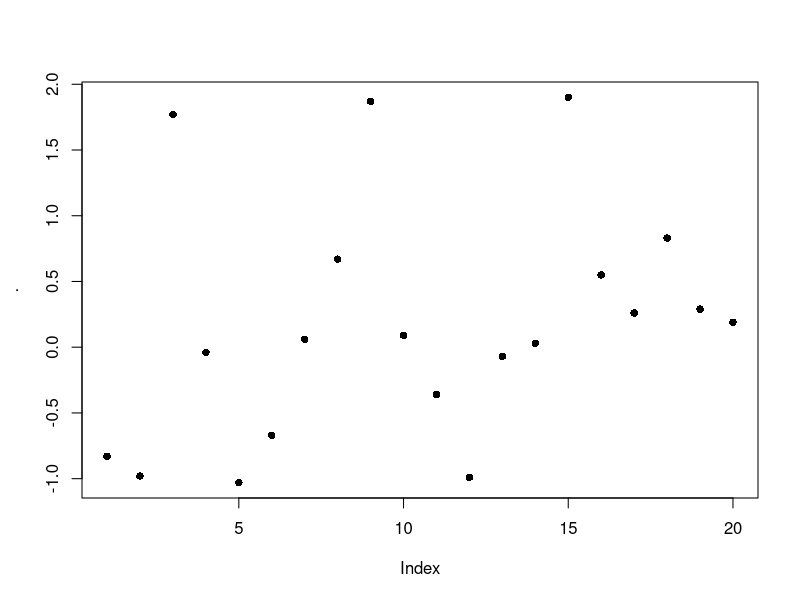
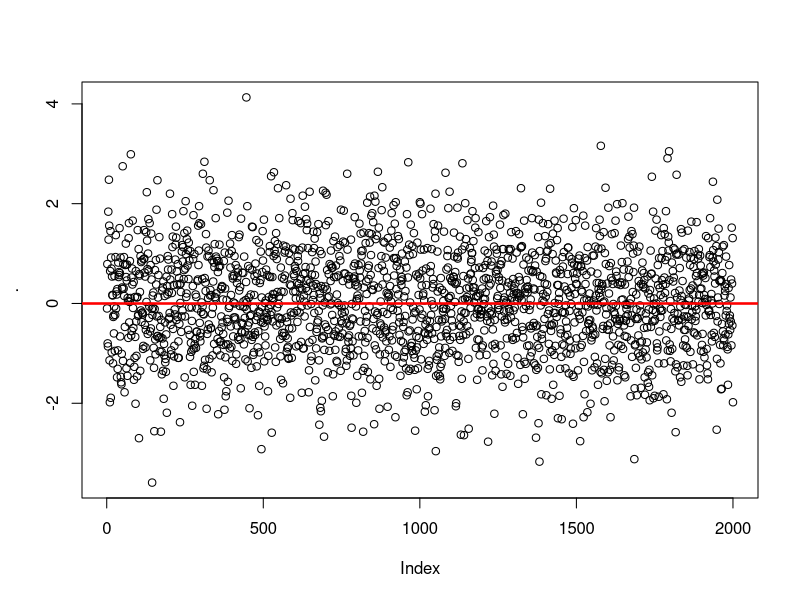

These figures' R source, in order: (Note: this script raises an error after producing the figures.)
# __________________________________________________________________
# R VOCABULARY 
# __________________________________________________________________

library("dplyr")
library("reshape2")
library("lazyeval")
library("ggplot2")
library("labeling")
library("lubridate")


# help(package="base")
# rm(list=ls())

# TODO: -------
# duplicated, charmatch, aggregate
# use regular expressions to break filenames into type of file        


# flatten a list: 
(l <- list(item1=4, item2=2, item3=c(100, 200)))  # surrounding with () calls print 
(unlist(l))
(unname(unlist(l)))  # returns numeric vector; also try: unlist(l) %>% unname  


# flattening a list of dates does weird stuff: 
datelist = as.list(c(ymd("2017-01-01"), ymd("2017-01-01")))
unlist(datelist)  # not good 
do.call("c", datelist)  # this is good 


# rep and seq: --------------------
rep(letters[1:3], times=2)  # same as rep(letters[1:3], 2)
rep(letters[1:3], each=2)
rep(letters[1:3], times=2, each=2)
rep(letters[1:3], times=2, each=2, length.out=2)
rep_len(letters[1:3], length.out=40)  # could be useful if you don't know the length of a vector, but you want to keep recycling it until total length reaches a target value. 
rep(letters[1:3], times=(1:3))
rep(letters[1:3], c(1,5,12))

seq(1,26)
seq(1,26,by=3)
seq(1,26, length.out=4)  # generates a sequence of length.out=4 equally spaced values from 1 to 16. (length.out is usually abbreviated to length or len, and seq_len is much faster.)
seq(along.with=month.abb)  # can abbreviate as e.g. seq(month.abb) or seq(letters); verbose alternative: seq(1, length(month.abb))
seq(along.with=rnorm(20))# generates sequence 1,2,3... ending with length(month.abb)
seq(c("apple", "orange", "banana"))

x<-round(rnorm(20), 2); names(x) <- seq(rnorm(20)); x %>% plot(pch=16) 
x<-round(rnorm(2000), 2); names(x) <- seq(rnorm(2000)); x %>% 
  plot(pch=1) %>% abline(h=0, lwd=2.5, col="red")


any(c(rep(FALSE, 9), TRUE))  # any TRUEs in the vector? 
any(c(2<1, 4>5, 6==7))

x <- c(4,3, NA, 1,1,23)
any(is.na(x))  # is.na(x) returns a logical of same length as x 



x<- rnorm(10)
range(x)
all(x < 2)  # x<2 returns a logical vector of same length as x; all(x<2) returns TRUE only if all values are TRUE 
all(x < 2, x > (-2))
all(1<2, 2==2, 3>2)
all(c(TRUE, TRUE, TRUE, FALSE))


4 %in% c(1,1,4,1)  # TRUE 
"s" %in% letters  # TRUE
1:4 %in% 1:10  # returns vector of same length as vector on left side of %in%
c(1:4, 12) %in% 1:10
c("g", 7) %in% letters 


match("s", letters)
match(c("a", "s", "f"), letters)
x <- c(4,3, NA, 1,1,23, NA)
match(NA, x)  # Note that match() only returns first match 


which(c(rep(FALSE, 5), TRUE, rep(FALSE, 4), TRUE))  # Takes a logical vector, returns numeric pointing to positions of TRUE values 
which(c(4==5, 2==3))
which(c(4==5, 2==3, 3==3, 4<5, 9>4))


x <- rep(1.0,10); y <- rep(0.99999999999, 10)
all.equal(target=x, current=y, tolerance = 10^-10)
all.equal(target=x, current=y, tolerance = 10^-20)


identical(2, 2.0)  # TRUE 

set.seed(1)
x <- rnorm(10)
set.seed(1)
y <- rnorm(10)
identical(x,y) # TRUE 


stopifnot(c(TRUE, TRUE))
stopifnot(c(FALSE, TRUE))  # returns an error if not all TRUE 
stopifnot(c(2<3, 4>5))


x <- airquality[, -1] # x is a regression design matrix
y <- airquality[,  1] # y is the corresponding response
stopifnot(complete.cases(y) != is.na(y))  # complete.cases returns a logical 
ok <- complete.cases(x, y)  # returns logical of same length as num rows of x and y
sum(!ok) # how many are not "ok" ? NOTE that "!" on a logical gives its inverse: !c(TRUE, FALSE) = c(FALSE, TRUE)
x <- x[ok,]
y <- y[ok]


# subsetting: -----
# 3 ways of subsetting a df for first column:
airquality[1]  # returns data frame (which is a type of list; subsetting list with [] always gives list)
airquality[[1]]  # returns the *contents* of element 1 in the df - integer atomic vector. [[]] can only return 1 thing 
airquality$Ozone  # returns integer atomic vector. Note that $ is shorthand, where x$y = x[["y", exact=FALSE ]]



cumsum(1:10)  # pseudocode: for i in 1:10, result[1] = i, result[2]=i+result[1]
cumprod(1:10)
cummin(1:10)  # along the entire length of input vector, 1 is min 
cummax(10:1)


# row and column sums, means: ---------------
x <- data.frame(x=rnorm(10)*10, y=rnorm(10)) %>% print 
colSums(x)
rowSums(x) %>% data.frame()

apply(x, 1, mean)  # means of rows 
apply(x, 2, mean)  # means of columns 


# first differencing: -----------
diff(1:10, lag = 1, differences = 1)  # diff gives differecnes between successive elements in a vector 
diff(seq(1,50, by=5), lag=1, differences=1)
(diffs1 <-diff(c(1,5,2,2,10,.5,-1,3,-4,30), lag = 1, differences = 1))
length(diffs1)

# second differencing: 
(diffs2 <-diff(c(1,5,2,2,10,.5,-1,3,-4,30), lag = 1, differences = 2))  
diffs2 == diff(diffs1, lag = 1, differences = 1)  #  setting arg differences > 1 means you recursively apply diff a specified number of times 
length(diffs2)  # note that this has one less element than diffs1

# differencing at lags (i.e. not immediately successive elements)
(diffs3 <-diff(c(1,5,2,2,10,.5,-1,3,-4,30), lag = 2, differences = 1))  
length(diffs3)


# removing duplicate rows from a df: -----------
# path.join.filter.dedup <- path.join.filter[!duplicated(path.join.filter), ]


# cut a range to get a factor: -------------------
x <- 1:100 
cut(x, breaks=seq(0,100,5), labels= paste("Level", 1:20))  # divide range of x into levels of a factor; 
# note that length of labels is 1 less than length of breaks
# also, first value of breaks is lower than min value of x 
table(cut(x, breaks=seq(0,100,5), labels= paste("Level", 1:20)))



# reorder factor levels using values in another column -------------
# first create data: 
df <- data.frame(area=letters[1:10], 
                 total=c(10,2,1,rnorm(6),20)); df

# graph looks ugly: 
ggplot(df, aes(x=area, y=total)) + geom_bar(stat="identity")

# find order of factor levels that you want: 
order(df$total)  # this gives ascending order; for descending, rev(order(df$total))

# reset factor levels: 
df <- df %>% mutate(area=factor(area, 
                          levels=area[order(df$total)])); df

str(df)  # factor levels reset

# graph again: 
ggplot(df, aes(x=area, y=total)) + geom_bar(stat="identity")  # SUCCESS!


# if there is an obvious way to order your factor levels (e.g. alphabetical), 
# you can try using ordered(): 
# create a factor with default ordering: 
ordered(rep(1:12, length=24))
ordered(c("blue", "green", "yellow"))
ordered(paste0("level_", 1:30))  # doesn't work well 

# let's try again: 
two.digits.numbers <- 
      sapply(1:30, function(x){
            x.char <- as.character(x)
            if (nchar(x.char) < 2){
                  x <- paste0("0", x)
            } else {
                  x <- x.char
            }
            return(x)
      }
      )

ordered(paste0("level_", two.digits.numbers))  # works! 

#**************************************************





#**************************************************
pmin(1:4, 0:3)  # gives "parallel" min - min of each pair of elements, where one element is from vector1, the other from v2. 

x <- sort(rnorm(100));  cH <- 1.35
quantile(x, probs = seq(0, 1, 0.25), na.rm = FALSE, names = TRUE)
# quantiles are cutpoints dividing the range of a probability distribution into contiguous intervals with equal probabilities. 
# quartiles are the three cut points that will divide a dataset into four equal-size groups
pmin(cH, quantile(x)) # no names
pmin(quantile(x), cH) # has names
plot(x=x, y=pmin(cH, pmax(-cH, x)), type = "b", main =  "Huber's function")



# & and && --------
x <- 1 
y <- 1

if (x==1 & y==1){print("yes")} else {print("no")}
if (x==1 && y==1){print("yes")} else {print("no")}
# when x and y are single element vectors, doesn't make a difference 

x <- c(1,1) 
y <- c(1,0)

if (x==1 & y==1){print("yes")} else {print("no")}
# "single &" returns warning: only first element used. Compare with: 
x==1 & y==1  # no warning, but this output can't be used in an if()
               # condition easily 

if (x==1 && y==1){print("yes")} else {print("no")}
# && evaluates left to right examining only the first element of each vector
# Hence, && is preferred in if conditions 

# compare: 
x==1 && y==1
x[2]==1 && y==1  # comparing second element of x (which is first element
                 # of x[2]) with first element of y


# merge: -------------------------------
# merging vectors (doesn't make much sense): 
x <- letters
y <- letters[3:4]
merge(x,y)  # prob not what you want: this is the cartesian product (?) of the 2 sets 


# MERGING DATA FRAMES: -----------
# if the column you're merging on has the same name in both dfs, there's no need to 
# specify by="" argument, because it is automatically interpreted that you are joining on that column 

x <- data.frame(a=letters, b.x=rnorm(26)) %>% print 
y <- data.frame(a=c(letters[3:4], "test"), d.y=rnorm(3), e.y=rep("yo", 3)) %>% print 

merge(x,y)  # inner join; 
merge(x,y, all=TRUE)  # outer join
merge(x,y, all.y=TRUE)  # right join
merge(x,y, all.x=TRUE)  # left join
merge(x,y, all.x=TRUE, all.y=TRUE)  # outer join again




# if the column you're merging on has the diff name in the 2 dfs, you need to specify the 
# by.x and by.y arguments 

x <- data.frame(a=letters, b.x=rnorm(26))
y <- data.frame(a.y=c(letters[3:4], "test"), d.y=rnorm(3), e.y=rep("yo", 3))

merge(x,y, by.x="a", by.y="a.y")  # INNER JOIN 
merge(x,y, all=TRUE, by.x="a", by.y="a.y")  # OUTER JOIN 
merge(x,y, all.y=TRUE, by.x="a", by.y="a.y")  # RIGHT JOIN
merge(x,y, all.x=TRUE, by.x="a", by.y="a.y")  # LEFT JOIN 


#... another example: -----------------
authors <- data.frame(
      surname = I(c("Tukey", "Venables", "Tierney", "Ripley", "McNeil")),
      nationality = c("US", "Australia", "US", "UK", "Australia"),
      deceased = c("yes", rep("no", 4)))
books <- data.frame(
      name = I(c("Tukey", "Venables", "Tierney",
                 "Ripley", "Ripley", "McNeil", "R Core")),
      title = c("Exploratory Data Analysis",
                "Modern Applied Statistics ...",
                "LISP-STAT",
                "Spatial Statistics", "Stochastic Simulation",
                "Interactive Data Analysis",
                "An Introduction to R"),
      other.author = c(NA, "Ripley", NA, NA, NA, NA,
                       "Venables & Smith"))

(m1 <- merge(authors, books, by.x = "surname", by.y = "name"))
(m2 <- merge(books, authors, by.x = "name", by.y = "surname"))


#... merging on dates: --------------
admits <- data.frame(dates = as.Date(c("2017-01-12", "2017-01-15")), 
                     num_cases = c(450,12))
census <- data.frame(dates = as.Date(c("2017-01-12", "2017-01-31")), 
                     num_pts = c(14030, 9912))
date_string <- data.frame(dates = seq(as.Date("2017-01-01"), as.Date("2017-01-31"), by="1 days")) 

# column to match on has same name in all 3 dfs, so no need to specify "by=" argument 
finaldf <- merge(date_string, admits, all.x=TRUE) %>% 
                  merge(census, all.x=TRUE) %>% print 

# if appropriate, replace NAs with zeroes: 
finaldf <- mutate(finaldf, 
                  num_cases=sapply(num_cases, function(x) if(is.na(x)==TRUE){0} else {x}), 
                  num_pts=sapply(num_pts, function(x) if(is.na(x)==TRUE){0} else {x})
                  ) %>% print 

finaldf.m <- melt(mutate(finaldf, dates=as.character(dates))) %>% print 
dcast(finaldf.m, dates ~ variable)  # reverses the melting operation 
dcast(finaldf.m, variable ~ dates)  # reverse rows and columns 

# ... merging with dplyr::right_join: --------
# path.join.phn <- right_join(path, path.waitlist.data,
#                             by =c("mrn" = "mrn.w", 
#                                   "ad.date.adtc" = "ad.date"))


# sort and order: ------------------
x <- c(1,1,3,-1,0,19,1,9,7,32)
sort(x)
sort(x, decreasing=TRUE)
rev(x)  # just reverses arguments 

order(x)  # returns an ordered numeric vector: order(x)[1] returns the position in x where the smallest element in x is found 
x[order(x)]  # arranges x in ascending order 


# Run-length encoding (RLE) is a very simple form of lossless data compression in which runs of data (that is, sequences in which the same data value occurs in many consecutive data elements) are stored as a single data value and count, rather than as the original run
x <- rev(rep(6:10, 1:5))
rle(x)
class(rle(x))  # type of list
rle(x)[1]
unname(unlist(rle(x)[1]))

z <- c(TRUE, TRUE, FALSE, FALSE, TRUE, FALSE, TRUE, TRUE, TRUE)
rle(z)
rle(as.character(z))

x <- c(rep("a", 4), "c", rep("g", 10))
unique(x)

# TABLE ----------------------------------------------
df <- data.frame(a=sample(100,10), 
                 b=sample(2000, 10))
table(df)  # you can call table() on purely numeric data, but it's kinda useless 
table(df$a)  # still useless 

df$c= sapply(1:10, function(x) sample(c("Group1", "Group2"), 1, replace=TRUE))
df

table(df)  # still pretty useless 
table(select(df, a,c))   # possibly useful: this converts the data from "long" to "wide" format; compare with > select(df[order(df$a), ], a,c)
table(select(df, b,c))  # possibly useful 
table(df$c)  # probably the best use of table() for this data 


# Simple frequency distribution:
table(rpois(100, 5))  # n=100, lambda=5
table(state.division, state.region)

with(airquality,
     table(OzHi = Ozone > 80, Month, useNA = "ifany"))  # with() seems to be a 
# precursor to the pipe operator (%>%)


# copy table from R to Excel: ---------------------
df <- data.frame(a=rnorm(20), b= sample(c(TRUE, FALSE), 20, replace=TRUE)) # %>% print
write.table(df, file="clipboard", sep="\t", row.names=FALSE)  # now paste in Excel 

# copy via clipboard from excel to R: 
#select column in excel %>%
x <- readClipboard()


# ifelse() : ------------------------------------
x <- c(6:-4)
sqrt(x)  #- gives warning
sqrt(ifelse(x >= 0, x, NA))  # no warning

## Note: the following also gives the warning !
ifelse(x >= 0, sqrt(x), NA)

l <- sample(c("a", "b", "c"), 1)
ifelse(l >= "b", "high", "low")


# DATES --------------------------------------------
# ...create strings of dates ----
seq(ISOdate(2017,1,1), ISOdate(2017,1,31), by="day") %>% substr(1,11)  # Jan to Feb 

seq(ISOdate(2017,1,1), ISOdate(2017,1,31), by="7 day") %>% 
  substr(1,11)  # only week start dates 

seq(ISOdate(2017,2,1), ISOdate(2017,1,1), by="-1 day") %>% substr(1,11)  # Feb to Jan 

# Note: ISOdate() is a wrapper for strptime()


# Alternatively, you can use as.Date: 
seq(as.Date("2017-01-01"), as.Date("2017-04-05"), by="1 day")

dates <- seq(as.Date("2017-01-01"), as.Date("2017-04-05"), by="7 day")  # only first day of weeks 
date_and_wkday <- data.frame(dates = dates, 
                             days = weekdays(dates)) %>% print 




# ...identify fiscal year from date : -------------------
x <- data.frame(date = c("2013-01-01", "2013-06-06", "2015-02-28", "2015-09-04"), 
                m=rep(NA,2), 
                y=rep(NA,2), 
                fyear = rep(NA,2)); x

for(i in 1:nrow(x)){
      x$m[i] <- substr(x$date[i], 6,7) %>% as.numeric
      x$y[i] <- substr(x$date[i], 1,4) %>% as.numeric
      if(m[i] %in% 4:12){
            x$fyear[i] <- x$y[i]+1
      } else {
            x$fyear[i] <- x$y[i]
      }
}
print(x)

# without extra columns for date and year: 
x <- data.frame(date = c("2013-01-01", "2013-06-06", "2015-02-28", "2015-09-04"), 
                fyear = rep(NA,2)
                ); x

for(i in 1:nrow(x)){
      m <- substr(x$date[i], 6,7) %>% as.numeric
      y <- substr(x$date[i], 1,4) %>% as.numeric
      if(m %in% 4:12){
            x$fyear[i] <- y+1
      } else {
            x$fyear[i] <- y
      }
}
print(x)



# using lubridate package: ----------------------------------------
dates <- c("2017-01-01", "2017-02-01", "2017-08-21")

class(dates)  # "character"


ymd(dates) # %>% class  # "Date"
# this function takes a char and converts to date, using the ymd format to 
# do the conversion. It DOESN'T *cast* to ymd format 

mdy(dates)  # doesn't work 
dates2 <- c('12-31-2017'); class(dates2)
mdy(dates2); class(mdy(dates2))

# convert to time in format hh:mm
timechar <- "12:30"
time <- strptime(timechar, format="%R"); time2
time <- strptime(timechar, format="%I"); time2


# convert ymd to mdy: 
ymd(dates) %>% format('%m%d%Y')

# arithmetic with dates and times: 



# SET OPERATIONS ---------------------------------------------

setA<-c("a", "b", "c", "d", "e")
setB<-c("d", "e", "f", "g")

union(setA,setB)
intersect(setA,setB)
setdiff(setA,setB)  # Note, however, that the difference between two sets is order-dependent. It is the material that is in the first named set, that is not in the second named set. 
setequal(c(setdiff(setA,setB),intersect(setA,setB),setdiff(setB,setA)), 
         union(setA,setB))


# SAMPLE() --------------------------------------------------
sample(10)  # gives permutation of all elements; same as sample(1:10)
sample(10, 1) 
(x <- sample(10, replace=TRUE)); setdiff(1:10, x)
sample(letters, 3)

sample(c("a", "b"),1, prob=c(.9, .1))  # The optional prob argument can be used to give a vector of weights for obtaining the elements of the vector being sampled. They need not sum to one, but they should be non-negative and not all zero.

# create a discrete distribution with specified probabilities:
v <- vector()
for(i in 1:1000){
  v[i] <- sample(c(TRUE, FALSE, "error"), 1, prob=c(.90, .09, .01))
}

table(v) %>% barplot  # plotting with base R 

# plotting with ggplot: 
dat <- as.data.frame(table(v)) %>% melt %>% select(1,3)
ggplot(dat, aes(x=v, y=value)) + 
  geom_bar(stat="identity") + 
  geom_hline(yintercept=0, size=1)



# COMBINATIONS --------------------------------------------------
choose(3,2)  # number of combinations of 2 elements that can be chosen from a set of 3 elements 
choose(10,1); choose(10,2); choose(30,2)

# counting num permutations: 
n <- 10
k <- 5 
choose(n,k)*factorial(k)

par(mfrow=c(2,1))
# graph of num combinations 
sapply(1:10, function(x) choose(10, x)) %>% 
  plot(type='l', main="num permutations, combinations of x objects from a total of 10 objects", 
       xlab = "x", 
       ylab = "num combinations")

# graph of num permutations 
sapply(1:10, function(x) choose(10, x)*factorial(x)) %>% 
  plot(type='l', 
       xlab = "x", 
       ylab = "num permutations")
par(mfrow=c(1,1))


# sample with/without replacement: -----------
sample(10)  # same as sample(1:10); default is replace=FALSE 
sample(10,2)
sample(10,100, replace=TRUE) 
sample(c("hi", "bye"), 30, replace=TRUE)

# simulate 100 rolls of a die: 
sample(6, 100, replace=TRUE) %>% mean
sample(6, 100, replace=TRUE) %>% mean


# find all files in a folder and all subfolders: ---------
setwd("\\\\vch.ca/departments/Projects (Dept VC)/Patient Flow Project/Coastal HSDA/2017 Requests/2017.10.10 LGH redevelopment - patient flow between old and new buildings")
list.files()
list.files(recursive = TRUE)
writeClipboard(list.files(recursive = TRUE))  # paste in notepad

files.df <- data.frame(file=as.character(list.files(recursive = TRUE)))
files.df <- mutate(files.df, 
                   file=as.character(file), # for some reason as.character 
                                              # didn't work above  
                   type=sapply(file, 
                               function(x){
                                     splitname <- strsplit(x, split="\\.") %>% 
                                                unlist %>% unname 
                                     l <- length(splitname)
                                     return(splitname[l])
                               }
                   ))

# examine structure: 
str(files.df)
head(files.df, 10); tail(files.df, 10)  

# get only R files: 
r.files <- filter(files.df, 
                  type=="R") %>% print


# FILL CONTAINER WITH LOOP: ----------------------
# create an empty container and fill it using a loop. We require that any type and any number of objects can be placed in the container, regardless of whether they are numeric or character or logical: 
container <- vector(mode="list")
# container <- list()  # this also seems to work? 

for(i in 1:10){
  x <- rnorm(1)
  print(paste("x=", x))
  if (x < 0.01){
    container[i] <- list(1:10)    
  } else if (x < 0.8) {
    container[i] <- list(rnorm(i))
  } else {
    container[i] <- list(rep("test", i))
  }
}

str(container)
summary(container)



# BUILD A DATAFRAME WITH A LOOP: --------------
# set up empty list: 
datalist = list()

for (i in 1:5) {
      # ... make some data
      dat <- data.frame(x = rnorm(10), y = runif(10))
      dat$i <- i  # maybe you want to keep track of which iteration produced it?
      datalist[[i]] <- dat # add it to your list; NOTE THAT WE USE [[]] !!!!
}

datalist  # each element of hte list is a dataframe 
# compare datalist[1] with datalist[[1]]; first is a list, second is contents 
      # within that list 

# join elements of list into a single df with do.call()
big_data = do.call(rbind, datalist) %>% print 

# alternative without using do.call: 
df1 <- datalist[[1]]
for(i in 2:5) {df1 <- rbind(df1, datalist[[i]])}
df1

identical(big_data, df1)  # TRUE 

# LAPPLY AND FRIENDS: -------------------------------
x <- list(a = 1:10, beta = exp(-3:3), logic = c(TRUE,FALSE,FALSE,TRUE)) %>% print 

# > lapply: -------------
# compute the list mean for each list element
lapply(x, mean)
# median and quartiles for each list element
lapply(x, quantile, probs = 1:3/4)
# Format for lapply is lapply(X, FUN, ...). Note that "probs=1:3/4" is being passed to "..." above, and is "passed to" the function quantile(). 

# > sapply and vapply ------
sapply(x, quantile)
i39 <- sapply(3:9, seq) # list of vectors
sapply(i39, fivenum)  # five number summary as a vector 
vapply(i39, fivenum)
vapply(i39, fivenum,
       c(Min. = 0, "1st Qu." = 0, Median = 0, "3rd Qu." = 0, Max. = 0))  
#^^ 3rd arg is FUN.VALUE: a vector template for the return value from FUN
# vapply is very similar to sapply, but with predefined format for output 




# > using apply to find row/column means -------
apply(x, 1, mean)  # means of rows 
apply(x, 2, mean)  # means of columns 

# > mapply: --------------
# mapply is a multivariate version of sapply
mapply(rep, x = 4:1, times=4:1)
# each iteration, rep takes 2 args one from the first arg from mapply, one 
#     from the second 

mapply(rep, times = 1:4, MoreArgs = list(x = 42))
# MoreArgs is used to pass arguments that are NOT "vectorized over"...? 
mapply(rep, times = 1:4, x=list(x = 42))  # what's the difference? 

mapply(function(x, y) seq_len(x) + y,  # define function to be applied 
       c(a =  1, b = 2, c = 3),  # names from first
       c(A = 10, B = 0, C = -10))
# pseudocode: create sequence of length a=1, then add A=10 to EACH element; 
#             create sequence of length b=2, then add B=0 

rnorms <- data.frame(n=rep(100,2), 
                     mean=c(4,50), 
                     var=c(.5, 3)) %>% print 
mapply(rnorm,
       n=rnorms$n, 
       mean=rnorms$mean, 
       sd=sqrt(rnorms$var)) %>% as.data.frame 

# **********************************
(v <- structure(10*(5:8), names = LETTERS[1:4], 
                types=c("red", "yellow", "blue", "green")))
# structure() returns the given object with further attributes that you can 
# set 

# not entirely sure what's happening here: 
f2 <- function(x, y) outer(rep(x, length.out = 3), y)
(a2 <- sapply(v, f2, y = 2*(1:5), simplify = "array"))
a.2 <- vapply(v, f2, outer(1:3, 1:5), y = 2*(1:5))
stopifnot(dim(a2) == c(3,5,4), all.equal(a2, a.2),
          identical(dimnames(a2), list(NULL,NULL,LETTERS[1:4])))

# ...sampling distribution of sample mean of exp r.v.: ----
replicate(10000, mean(rexp(10))) %>% hist

# using ggplot: 
df <- replicate(10000, mean(rexp(10))) %>% as.data.frame  
colnames(df) <- "value"

p1 <- ggplot(df, aes(x=value)) + 
  geom_histogram(aes(y=..count..)) + # not really necessary to specify 
  # aes(y=..count..), but good to be explicit. You can just give 
  # "+ geom_histogram() +"  ...
  scale_x_continuous(limits=c(0,3), 
                        labels=seq(0,3, .25), breaks=seq(0,3, .25)) + 
  geom_hline(yintercept=0, size=1) + 
  theme(axis.text.x=element_text(size = 16),
        axis.title.x=element_text(size=20), 
        axis.text.y=element_text(size=14), 
        axis.title.y=element_text(size=18), 
        strip.text.x=element_text(size=18));p1

# add density: 
(p2 <- p1 + geom_density(aes(y=..density..*900), size=1, colour="blue", alpha=.8))

p3 <- ggplot(df, aes(x=value)) + 
  geom_density(aes(y=..density../sum(..density..))); p3 
#   geom_histogram(aes(y=..density../sum(..density..)), fill=NA, colour="black")


# summary(p1); summary(p2)


# ... use lapply to create multiple distribution curves: -----

# create input vector: 
input=seq(-4,4, length=1000)

# define dist function family: X~N(0, 1/n): 
fx <- function(n, input_vector){
      dnorm(input_vector, mean=0, sd=(1/sqrt(n)))  # change to pnorm() to get CDFs 
}

# create data frame with x and f(x) values for different values of n: 
normal_curves <- lapply(seq(1:20), fx, input_vector=input) %>% 
      # "input_vector=x" => specify that second arg of fx always 
      # takes value x
      as.data.frame

colnames(normal_curves) <- paste0("n", 1:20)
normal_curves <- mutate(normal_curves,
                        x=input) %>%  # x is input vector
                  select(21,1:20)

str(normal_curves)

# putting data in long form to allow facetting by value of n: 
normal_curves_long <- melt(normal_curves, id.vars = "x")
str(normal_curves_long)

p1 <- ggplot(normal_curves_long, aes(x=x, y=value, group=variable)) + 
      geom_line() + 
      geom_text(data=filter(normal_curves_long,
                            x>=1 & x<=1.01),  # filtering to get single point from each                                                  curve 
                aes(label=variable), 
                col="red") ; p1 

# splitting data frames with split( ) :  --------------------------
split(mtcars, mtcars$cyl)

# example from split( ) help: 
require(stats); require(graphics)
n <- 10; nn <- 100
g <- factor(round(n * runif(n * nn)))  # 1000 integer values between 0:10  
x <- rnorm(n * nn) + sqrt(as.numeric(g))  # 1000 random values 
xg <- split(x, g)  %>% print  # note that each vector is of a different length 
boxplot(xg, col = "lavender")  # when g is large, sqrt(g) is large, so x values 
      # are higher 

sapply(xg, length)  # how many values in each group? lapply() %>% unlist( )
      # also works: 
# lapply(xg, length) %>% unlist
sapply(xg, mean)  # mean x value by level of g
# lapply(xg, mean) %>% unlist 


### Calculate 'z-scores' by group (standardize to mean zero, variance one)
z <- unsplit(lapply(split(x, g), scale), g)

# same thing, using pipes: 
z <- split(x,g) %>%  # split by levels of g 
      lapply(scale) %>%  # apply function scale() to each component 
      unsplit(g)   # combine back into a vector
plot(z)


# and check that the within-group std dev is indeed one:  
tapply(z, g, sd)  
# Interpretation: tapply takes 2 vectors, *splits* the first according to levels of 
# the second (thus creating a "ragged array"), then it *applies* a function to 
# each component, then it *combines* the results back into a vector.


# scale(x, center = TRUE, scale = TRUE): -----------
# If center is TRUE then centering is done by subtracting the column 
# means (omitting NAs) of x from their corresponding columns, and if 
# center is FALSE, no centering is done. 
# You can also supply a numeric vector of same length as num cols of x 
# to specify a particular value to subtract from each column entry. 
# 
# If scale is TRUE then scaling is done by dividing the (centered) 
# columns of x by their standard deviations if center is TRUE, and 
# the root mean square otherwise.


# Pattern Matching and Replacement -------------------------------
# grep(value = FALSE) returns a vector of the indices of the elements of x that yielded a match (or not, for invert = TRUE. This will be an integer vector unless the input is a long vector, when it will be a double vector.                                                                                            

# grep(value = TRUE) returns a character vector containing the selected elements of x (after coercion, preserving names but no other attributes).

# grepl returns a logical vector (match or not for each element of x).

grep("[a-z]", letters)
grep("May", month.abb, invert=TRUE)  # find months that are NOT "May"
grep("wed", tolower(c("Monday", "Tuesday", "Wednesday")))
grep(c("wed", "mon"), tolower(c("Monday", "Tuesday", "Wednesday")))  # In grep(c("wed", "mon"), tolower(c("Monday", "Tuesday", "Wednesday"))):argument 'pattern' has length > 1 and only the first element will be used

charmatch(c("mon", "wed"), tolower(c("Monday", "Tuesday", "Wednesday", "Monday")))
# note that charmatch can take more than one element in its first argument. However, its rules for return values are a bit strange: 
      # if unique exact match OR (unique partial match and no exact match) -> 
            # match index returned
      # if multiple exact OR multiple partial -> 0 returned 
      # if no match, then nomatch argument value returned 
      # Thus, charmatch can be useful in seeing whether a value can be used 
            # as a unique identifier?? 

grep("o", letters)  # 15
grep("o", "food")  # 1
grep("o", c("food", "wood"))  # 1,2 
grep("o", c("food", "wood"), value=TRUE)
grepl("o", c("food", "wood"))

# note that "food" is a single element, which does contain an "o", so we get 1 returned. The 2 "o"s in food are not counted seperately. To do that, try: 

countOs <- function(x){
  require("dplyr", lib="H:/R packages")
  
  x.split <- strsplit(x, split=NULL) %>% unlist 
  
  returnOs <- function(x1){
    x2 <- tolower(x1)
    if(x2=="o"){1}
    else{0}
  }
  
  sapply(x.split, returnOs) %>% sum
}

# test function: 
test_countOs <- function(){
  sapply(list("hi", "hO", "OOoo", "yo", "only one", "frib", "N00", "123"),
         countOs)
}
test_countOs()

# apply the function: 
countOs("food")  # 2
countOs("Markov chains were introduced by Andrei Andreevich Markov (1856-1922) and were named in his honor.")  # 5 

# note how the function "countOs" promotes modularity and abstraction in the code: it is completely self-contained, so it doesn't need to refer to a function or object defined anywhere else, so you can use it in any environment. Just give it the input it expects and it will give you the output you expect. This is how you keep code from getting ridiculously complicated and interconnected. 

gsub("g", "Goose", letters)
gsub("g", NA, letters)

strings <- c("foo", "foo", "bar", "foo", "qux")
sub("foo", "yib", strings) 
gsub("foo", "yib", strings) 
# what's the difference between sub and gsub? 

# FUNCTIONS ------------------------------------------

# Use of "...": --------------------------------------
f <- function(...){
  list(...)
}
# f takes a variable number of arguments (i.e. user can put in anything they like there), then just lists what those arguments were. 


# TEST CASES: 
# function call: 
f(x=2, l=TRUE)

# Another function: 
f2 <- function(x,y, ...){
  print(x/y)
  otherArgs <- list(...)
  print(otherArgs)
  if (length(list(...)) > 0){
      if (any(unlist(list(...)))){
          print("At least one TRUE in otherArgs")
      } else {
          print("No TRUEs in otherArgs")
      }
  } else {
      print("No TRUEs in otherArgs")
  } 
}

# function call:
f2(1,5,TRUE, FALSE)
f2(1,5)
f2(1,5,FALSE, FALSE)

# Using ... in a useful way: ----------------------------------

# write a function that drops extreme values, then returns quantiles:
# in general, this approach could be useful because you can build in several steps into a single function (step1: drop extreme values, step2: calculate quantiles). However, you need a way to pass in arguments that will be used in later steps. That's what "..." is for. 

x <- rnorm(50)

f3 <- function(x){
  x2 <- sort(x)
  lower.limit <- quantile(x2, prob=.1)
  upper.limit <- quantile(x2, prob=.9)
  x3 <- x2[x2>lower.limit & x2<upper.limit]
  quantile(x3)
}

f3(x)  # compare with quantile(x)
f3(x, probs=c(.25, .5, .75))  
# Error in f3(x, probs = c(0.25, 0.5, 0.75)): unused argument (probs = c(0.25, 0.5, 0.75))

# To prevent the error, we need to rewrite f3 to allow it to take extra arguments: 

f4 <- function(x, ...){
  x2 <- sort(x)
  lower.limit <- quantile(x2, prob=.1)
  upper.limit <- quantile(x2, prob=.9)
  x3 <- x2[x2>lower.limit & x2<upper.limit]
  otherargs <- list(...)
  
  if(!is.null(otherargs)){
#     print(otherargs)  # note that this is just printed, not returned by the function
  }
  
  if(!is.null(otherargs$probs)){
#     print(quantile(x3, probs=otherargs$probs))
    quantile(x3, probs=otherargs$probs) %>% unlist
  } else {
#     print(quantile(x3))
#     print("default probs used")
    quantile(x3) %>% unlist
  }
}

# FUNCTION CALLS: 
f4(x)  # compare with quantile(x)
f4(x, probs=c(.08, .35, .57, .75, .99))  # compare with quantile(x, probs=c(.08, .35, .57, .75, .99))
f4(x, probs=c(.08, .35, .57, .75, .99), na.rm=TRUE)

# note what we can do with function f4: 
vectors <- vector(mode="list")
for(i in 1:10000){
  vectors[i] <- list(rnorm(500))
}

result <- lapply(vectors, f4, probs=c(.08, .35, .57, .75, .99), arg=NULL) %>%
  as.data.frame
names(result) <- paste0("sample_", 1:length(vectors))
str(result)
summary(result)
# result

result.long <-  melt(result) %>% 
  mutate(probs=as.factor(rep(c(.08, .35, .57, .75, .99), length(vectors)))) %>% 
  select(variable, probs, value)
str(result.long)
head(result.long, 100)

# quick analysis: 
boxplot(result.long$value)
filter(result.long, probs==.08) %>% select(value) %>% boxplot 
plot(value~probs, data=result.long)

# using ggplot: 
p1 <- ggplot(result.long, aes(x=probs, y=value)) + 
  geom_boxplot()  
#   facet_wrap(~probs, ncol=2)
p1


p08 <- filter(result.long, probs==.08) %>% select(value) %>% unlist
p57 <- filter(result.long, probs==.57) %>% select(value) %>% unlist

plot(p57~p08)

# ...rationale-----------------------------------------------------------
# without f4, how would you do this? First loop over vectors to remove extremes, then loop over the result to calculate quantiles. Okay, but what if there were e.g. 10 intermediate steps requiring a different function for each? It would be very inelegant to have to write 10 loops and keep passing the result from one to the next. 

# Instead, we can put all the intermediate functions inside f4, and pass their arguments to them through f4!!! 




# RESHAPE PACKAGE:  ---------------------------------------------
# Melting: going from wide to long 
head(airquality)
aql <- melt(airquality) # [a]ir [q]uality [l]ong format; no ID vars
head(aql)
aql[c(1:5, 154:158, 307:311), ]  

# using Month and Day as ID vars: 
aql <- melt(airquality, id.vars = c("Month", "Day"), 
            variable.name = "climate_variable", 
            value.name = "climate_value")
head(aql)  # note that long data is grouped by measured variable name, and that id vars repeat after all data on one single measured variable name: e.g. month=5, day=1 will appear next to "Ozone" var, then again next to "Solar.R". This is how rows/tuples for particular (Ozone, Solar.R, etc.) values are recorded; otherwise there would be no way to know which values were associated with others. 

# only id vars get column names named after them. All other vars are in the "variable" column, which we've renamed to "climate_variable"
summary(aql)
aql[c(1:5, 154:158, 307:311, 460:464), ]


# In reshape2 there are multiple cast functions. Since you will most commonly work with data.frame objects, we'll explore the dcast function.

# Casting: going from long to wide: 
aql <- melt(airquality, id.vars = c("Month", "Day"))
aqw <- dcast(aql, Month + Day ~ variable)  # Month & Day remain as columns (with duplicates removed), while the distinct names in variable "swing out" to create new column names. The arguments on the left refer to the ID variables and the arguments on the right refer to names the measured variables. Everything not in the equation is assumed to be a column of values. 
head(aqw)


dcast(aql, Month ~ variable + Day)  # wide format with each day a column: e.g Month=5, var="Ozone" and Day=1 gets 1 column; Month=5, var="Ozone" and Day=2 gets another, etc. 
# "Month ~ variable + Day" ==> LHS args specify how many rows in output; RHS args specify how many columns 
dcast(aql, Month ~ variable)  # "Aggregation function missing: defaulting to length". E.g. for month=5 and column=Ozone, there are now 31 values; we can't display 31 values in a cell, so we default to aggregating by counting 


dcast(aql, Month ~ variable, fun.aggregate = mean, 
      na.rm = TRUE)  # Averages by month
dcast(aql, Day ~ variable, fun.aggregate = mean, 
      na.rm = TRUE)  # Averages by day of month, across months. 


# NOTE: the above could have been done with dplyr::group_by() and summarize(): 
# however, this is more tedious because every var has to be named
# group_by(airquality, Month) %>% summarize(mean(Ozone, na.rm=TRUE), 
#                                           mean(Solar.R, na.rm=TRUE),
#                                           mean(Wind, na.rm=TRUE),
#                                           mean(Temp, na.rm=TRUE)) %>% 
#                                     as.data.frame 




## ...another example: means by day of week----------------------
days.of.week <- weekdays(Sys.Date()+0:6)  # list of days in the week 

data <- data.frame(var1=rnorm(7000, mean=50,sd=4), 
                   var2=rpois(7000, lambda=3), 
                   day=rep(days.of.week, 1000))
head(data, 50)

# MELT: 
longdata <- melt(data)
# head(longdata)
# longdata[c(1:8, 7001:7008), ]  # note that long data is grouped by measured variable name, and that id vars repeat after all data on one single measured variable name 

# CAST: 
# avg.by.day <- dcast(longdata, day ~ variable)  # Aggregation function missing: defaulting to length
avg.by.day <- dcast(longdata, day ~ variable, 
                    fun.aggregate=mean, 
                    na.rm=TRUE)
avg.by.day

# ...playing with the example ---------------------------------------------
# let's see if means of var1 differ across days 
anova.model1 <- lm(value~day, data=filter(longdata, variable=="var1"))
summary(anova.model)  # compare with "avg.by.day" Note that avg.by.day is easier to read. 

p1 <- ggplot(avg.by.day, aes(x=day, y=var1)) + 
  geom_bar(stat="identity")  
#   scale_y_continuous(limits=c(49.7, 50.1))  # not sure why the bars disappear when I do this 
p1

(p1zoom <- p1 + coord_cartesian(ylim=c(49.88, 50.1)))  # Setting limits on the coordinate system will zoom the plot (like you're looking at it with a magnifying glass), and will not change the underlying data like setting limits on a scale will.



# DPLYR PACKAGE: -------------------------------------

# group_by( ): --------------
# converts df to tbl, with meta-instruction to do all subsequent operations in terms of groups. Note that on its own, group_by does not do any operation; it is usually used in conjunction with summarize()

mtcars
group_by(mtcars, cyl)  # a tibble, with instructions to do subsequent operations in terms of groups of cyl 
group_by(mtcars, cyl) %>% as.data.frame  # identical to initial df 


# ...comparing summarize() on grouped versus original df: ----------
grouped <- group_by(mtcars, cyl)

summarize(grouped, mean(hp)) %>% as.data.frame # compare with following: 
summarize(mtcars, mean(hp))

summarize(grouped, mean(hp), sd(hp), mean(disp), sd(disp)) %>% 
      as.data.frame
# compare with following: 
summarize(mtcars, mean(hp), sd(hp), mean(disp), sd(disp))


# ...try alternative groupings: --------------------------
(grouped_by_cyl <- group_by(mtcars, cyl) %>% 
       summarize(mean(hp), sd(hp))) %>% as.data.frame
(grouped_by_gear <- group_by(mtcars, gear) %>% 
       summarize(mean(hp), sd(hp))) %>% as.data.frame

# grouped on 2 vars: 
(grouped_by_gear_and_cyl <- group_by(mtcars, gear, cyl) %>% 
       summarize(mean(hp), sd(hp))) %>% as.data.frame

# checking result of grouping on 2 vars: 
filter(mtcars, gear==3) %>% select(cyl) %>% arrange(cyl) %>% unique 
filter(mtcars, gear==4) %>% select(cyl) %>% arrange(cyl) %>% unique 
filter(mtcars, gear==5) %>% select(cyl) %>% arrange(cyl) %>% unique 

# find how many rows in particular combinations: 
count(mtcars, cyl)
count(mtcars, cyl, gear)

# another option to count rows: 
mtcars %>% group_by(cyl, gear) %>% summarise(n= n() ) 

#replace() ----
head(mtcars); str(mtcars)
cyl_order <- order(mtcars$cyl)
mtcars2 <- mtcars[cyl_order,]

# replace cylinder value of 4 with 99999
mtcars2 %>%
      mutate(hp=replace(hp, cyl==4, 99999),  # replace values 
                                    # in cyl column where value in 
                                    # cyl column ==4 
                                    # NOTE: you could also replace 
                                    # values in some other column where
                                    # cyl==4
             brands=rownames(mtcars)) %>%
      select(12,1:11) %>% 
      as.data.frame %>% print 
